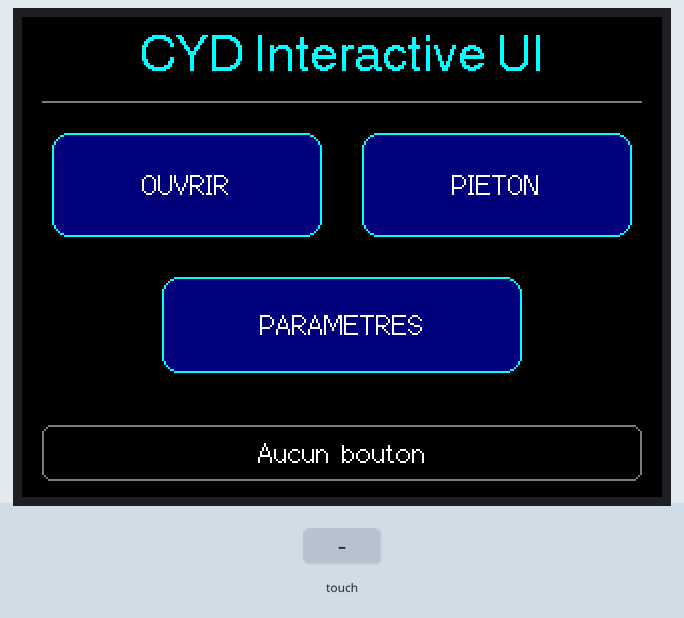
Bench run of a program on a simulated ESP32. Shown: 320×240 colour display. The test bench sets the inputs (shaded band). What the program prints to the serial monitor is not drawn.

Above: at 1.6 s.
1.7 s: touch panel pressed at 13 % / 30 % of its raw x / y range
At 2.7 s:
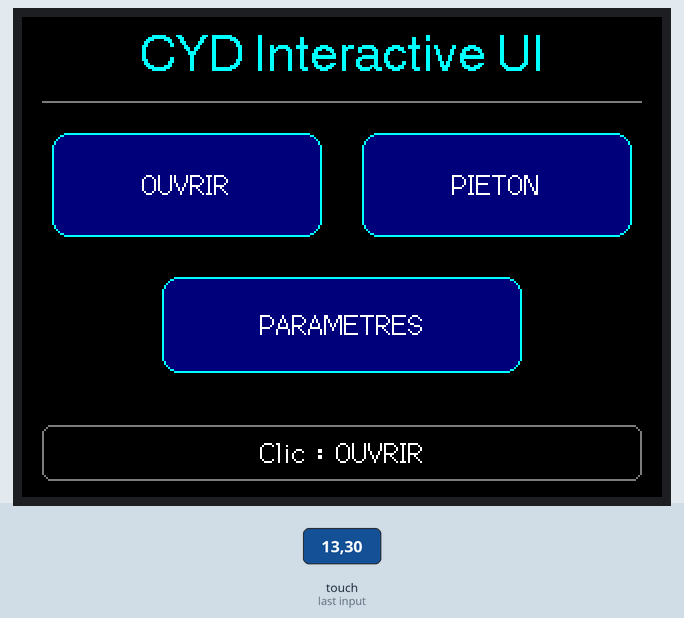
3.6 s: touch panel pressed at 62 % / 30 % of its raw x / y range
At 5.2 s:
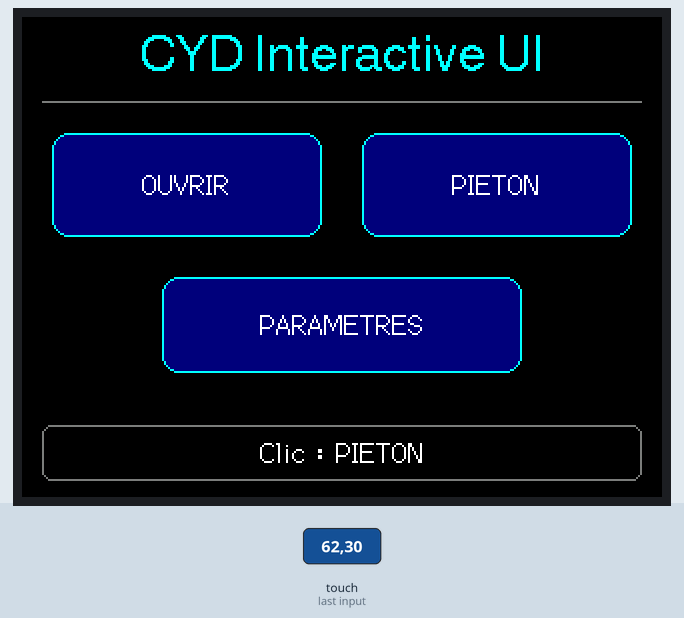
5.5 s: touch panel pressed at 38 % / 70 % of its raw x / y range
At 6.7 s:
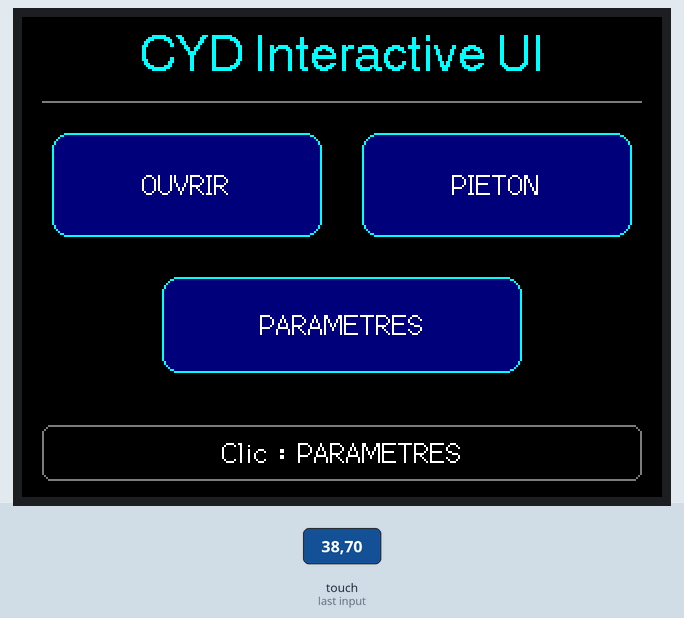
Timing chart, 0 to 8.5 s (numbered marks = the images above; inputs shaded):
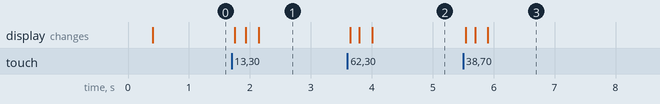

Measured:
- after the input at 1.7 s, the display: first changes after 0.05 s (image 1 shows a later state)
- after the input at 3.6 s, the display: first changes after 0.05 s (image 2 shows a later state)
- after the input at 5.5 s, the display: first changes at once (image 3 shows a later state)

The program:

main.cpp
```cpp
#include <Arduino.h>
#include <Button.h>
#include <SPI.h>
#include <TFT_eSPI.h>
#include <TouchController.h>

#include <cstring>

namespace
{

constexpr uint8_t TOUCH_MOSI_PIN = 32;
constexpr uint8_t TOUCH_MISO_PIN = 39;
constexpr uint8_t TOUCH_SCLK_PIN = 25;
constexpr uint8_t TOUCH_CS_PIN = 33;
constexpr uint8_t TOUCH_IRQ_PIN = 36;

// Calibration reprise telle quelle de 05_Touch_Input, encore à valider sur la dalle.
constexpr int16_t TOUCH_RAW_MIN_X = 200;
constexpr int16_t TOUCH_RAW_MAX_X = 3800;
constexpr int16_t TOUCH_RAW_MIN_Y = 200;
constexpr int16_t TOUCH_RAW_MAX_Y = 3800;

constexpr uint32_t TOUCH_READ_INTERVAL_MS = 30;
constexpr uint32_t MIN_CLICK_INTERVAL_MS = 250;
constexpr uint32_t CONFIRMATION_DURATION_MS = 220;

TFT_eSPI tft;
SPIClass touchSpi(HSPI);
CYDTouch::TouchController touchController(touchSpi, TOUCH_CS_PIN, TOUCH_IRQ_PIN);

CYDUI::Button openButton(15, 58, 135, 52, "OUVRIR");
CYDUI::Button pedestrianButton(170, 58, 135, 52, "PIETON");
CYDUI::Button settingsButton(70, 130, 180, 48, "PARAMETRES");

struct ButtonBinding
{
    CYDUI::Button* button;
};

ButtonBinding buttons[] = {
    {&openButton},
    {&pedestrianButton},
    {&settingsButton}
};

bool touchReady = false;
char currentStatus[32] = "";

ButtonBinding* buttonAt(int16_t x, int16_t y)
{
    for (ButtonBinding& binding : buttons)
    {
        if (binding.button->contains(x, y))
        {
            return &binding;
        }
    }
    return nullptr;
}

void setStatus(const char* text)
{
    if (strcmp(currentStatus, text) == 0)
    {
        return;
    }

    strncpy(currentStatus, text, sizeof(currentStatus) - 1);
    currentStatus[sizeof(currentStatus) - 1] = '\0';

    tft.fillRect(10, 204, 300, 28, TFT_BLACK);
    tft.drawRoundRect(10, 204, 300, 28, 5, TFT_DARKGREY);
    tft.setTextDatum(MC_DATUM);
    tft.setTextColor(TFT_WHITE, TFT_BLACK);
    tft.drawString(currentStatus, 160, 218, 2);
}

void drawInterface()
{
    tft.fillScreen(TFT_BLACK);
    tft.setTextDatum(TC_DATUM);
    tft.setTextColor(TFT_CYAN, TFT_BLACK);
    tft.drawString("CYD Interactive UI", tft.width() / 2, 8, 4);
    tft.drawFastHLine(10, 42, tft.width() - 20, TFT_DARKGREY);

    for (ButtonBinding& binding : buttons)
    {
        binding.button->draw(tft);
    }
    setStatus("Aucun bouton");
}

void showButtonStatus(const char* prefix, const ButtonBinding& binding)
{
    char status[32];
    snprintf(status, sizeof(status), "%s : %s", prefix, binding.button->text());
    setStatus(status);
}

void setButtonState(ButtonBinding& binding, CYDUI::ButtonState state)
{
    if (binding.button->state() == state)
    {
        return;
    }
    binding.button->setState(state);
    binding.button->draw(tft);
}

}  // namespace

void setup()
{
    Serial.begin(115200);
    delay(100);

    pinMode(TFT_BL, OUTPUT);
    digitalWrite(TFT_BL, TFT_BACKLIGHT_ON);

    tft.init();
    tft.setRotation(1);

    touchSpi.begin(TOUCH_SCLK_PIN, TOUCH_MISO_PIN, TOUCH_MOSI_PIN, TOUCH_CS_PIN);
    touchController.setScreenSize(tft.width(), tft.height());
    touchController.setCalibration(
        TOUCH_RAW_MIN_X,
        TOUCH_RAW_MAX_X,
        TOUCH_RAW_MIN_Y,
        TOUCH_RAW_MAX_Y
    );
    touchReady = touchController.begin();

    drawInterface();
    if (!touchReady)
    {
        setStatus("Erreur tactile");
        Serial.println("XPT2046 initialization failed.");
        return;
    }

    Serial.println("CYD interactive UI ready.");
}

void loop()
{
    static uint32_t lastReadTime = 0;
    static uint32_t lastClickTime = 0;
    static uint32_t confirmationStartTime = 0;
    static bool previousTouched = false;
    static CYDTouch::TouchPoint previousPoint = {0, 0, 0, 0, 0, false};
    static ButtonBinding* capturedButton = nullptr;
    static ButtonBinding* confirmedButton = nullptr;

    if (!touchReady)
    {
        return;
    }

    const uint32_t now = millis();

    if (confirmedButton != nullptr
        && now - confirmationStartTime >= CONFIRMATION_DURATION_MS)
    {
        setButtonState(*confirmedButton, CYDUI::ButtonState::Normal);
        confirmedButton = nullptr;
    }

    if (now - lastReadTime < TOUCH_READ_INTERVAL_MS)
    {
        return;
    }
    lastReadTime = now;

    CYDTouch::TouchPoint point;
    touchController.read(point);

    if (point.touched && !previousTouched)
    {
        Serial.printf("Touch DOWN x=%d y=%d\n", point.x, point.y);

        if (confirmedButton != nullptr)
        {
            setButtonState(*confirmedButton, CYDUI::ButtonState::Normal);
            confirmedButton = nullptr;
        }

        capturedButton = buttonAt(point.x, point.y);
        if (capturedButton != nullptr)
        {
            setButtonState(*capturedButton, CYDUI::ButtonState::Pressed);
            showButtonStatus("Appui", *capturedButton);
            Serial.print("Button pressed: ");
            Serial.println(capturedButton->button->text());
        }
    }
    else if (point.touched && previousTouched && capturedButton != nullptr)
    {
        const bool insideCapturedButton = capturedButton->button->contains(point.x, point.y);
        if (!insideCapturedButton
            && capturedButton->button->state() == CYDUI::ButtonState::Pressed)
        {
            setButtonState(*capturedButton, CYDUI::ButtonState::Normal);
            setStatus("Appui annule");
        }
        else if (insideCapturedButton
            && capturedButton->button->state() == CYDUI::ButtonState::Normal)
        {
            setButtonState(*capturedButton, CYDUI::ButtonState::Pressed);
            showButtonStatus("Appui", *capturedButton);
        }
    }
    else if (!point.touched && previousTouched)
    {
        Serial.printf("Touch UP x=%d y=%d\n", previousPoint.x, previousPoint.y);

        if (capturedButton != nullptr)
        {
            const bool releasedInside = capturedButton->button->contains(
                previousPoint.x,
                previousPoint.y
            );
            const bool debounceElapsed = lastClickTime == 0
                || now - lastClickTime >= MIN_CLICK_INTERVAL_MS;

            if (releasedInside && debounceElapsed)
            {
                lastClickTime = now;
                confirmationStartTime = now;
                confirmedButton = capturedButton;
                setButtonState(*capturedButton, CYDUI::ButtonState::Confirmed);
                showButtonStatus("Clic", *capturedButton);
                Serial.print("Button clicked: ");
                Serial.println(capturedButton->button->text());
            }
            else
            {
                setButtonState(*capturedButton, CYDUI::ButtonState::Normal);
                setStatus(releasedInside ? "Aucun bouton" : "Appui annule");
            }
        }
        else
        {
            setStatus("Aucun bouton");
        }

        capturedButton = nullptr;
    }

    previousTouched = point.touched;
    if (point.touched)
    {
        previousPoint = point;
    }
}
```
